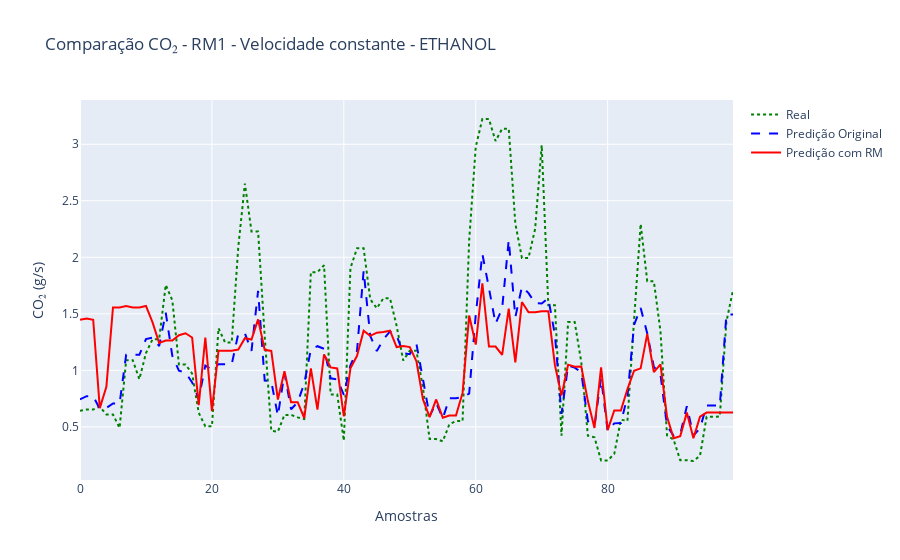
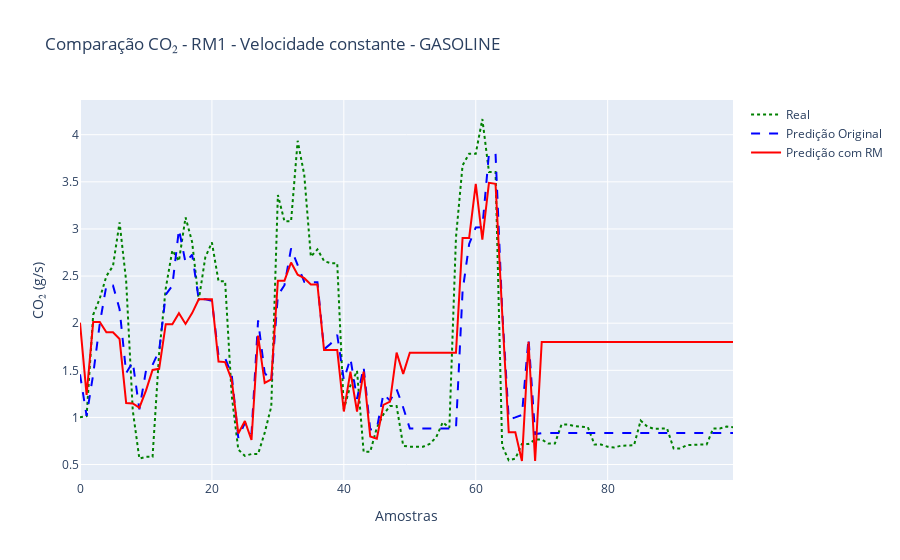
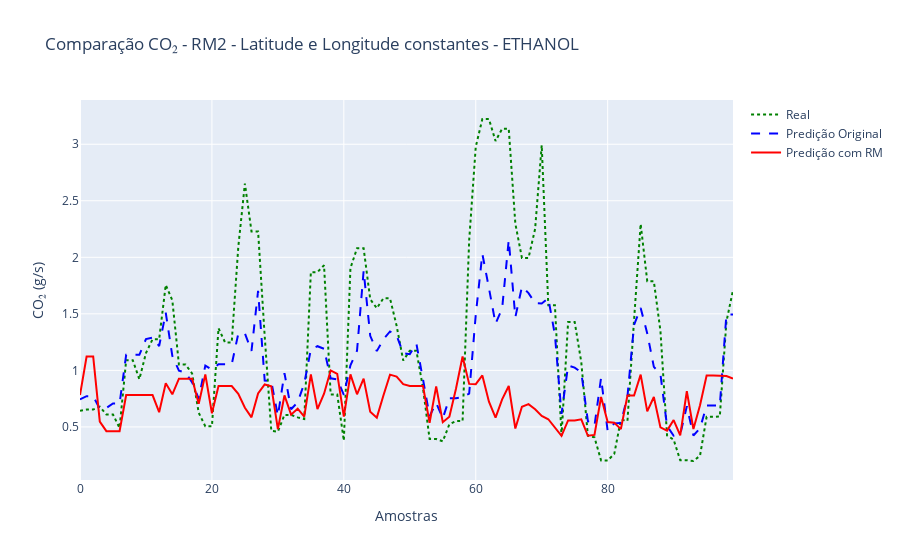
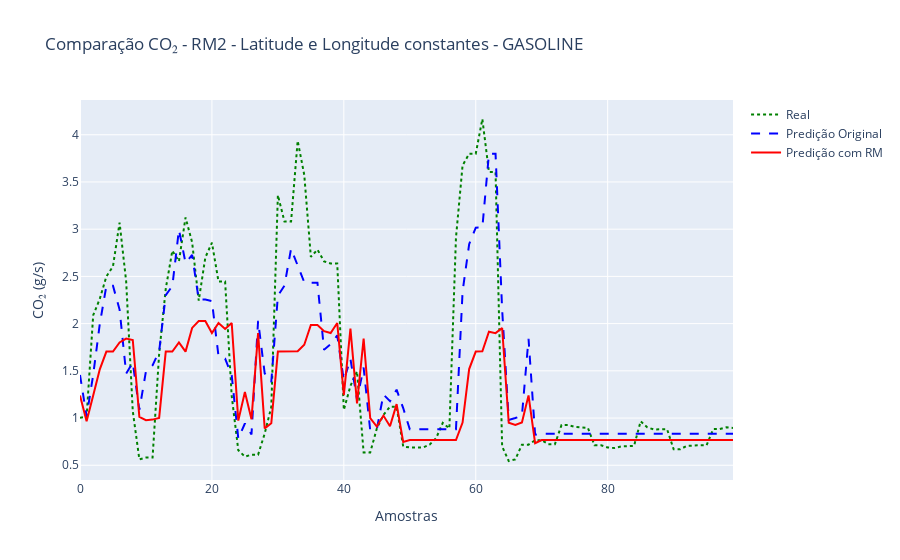

The notebook cell saved with these charts, in order:
### Code cell
# 📦 Imports
import pandas as pd
import numpy as np
import joblib
import plotly.graph_objects as go
from sklearn.metrics import mean_squared_error
from pathlib import Path
from IPython.display import display

# 📁 Carregar dados com caminho absoluto seguro
ethanol_path = Path(r"C:/Users/Paulo Eduardo/Documents/Dissertação/ModelosML/Conect2ai/MDPI2023-pollution/data/[Etanol] Trajeto Casa-Escola-UFRN/trackLog-2023-Feb-13_06-38-49_seg.csv")
gasoline_path = Path(r"C:/Users/Paulo Eduardo/Documents/Dissertação/ModelosML/Conect2ai/MDPI2023-pollution/data/[Gasolina] Trajeto Casa-Escola-UFRN/trackLog-2022-Dec-01_06-43-57_qui.csv")

df_ethanol = pd.read_csv(ethanol_path)
df_gasoline = pd.read_csv(gasoline_path)

# ✨ Preparo dos dados
def preparar_dados(df):
    df.columns = df.columns.str.strip()
    col_map = {
        'Speed (OBD)(km/h)': 'Speed(OBD)(km/h)',
        'Latitude ': 'Latitude',
        'Longitude ': 'Longitude'
    }
    df.rename(columns={k: v for k, v in col_map.items() if k in df.columns}, inplace=True)
    if "Speed(OBD)(km/h)" in df.columns:
        speeds = df["Speed(OBD)(km/h)"].fillna(0).values * 1000 / 3600
        df["Acceleration"] = np.diff(speeds, prepend=speeds[0])
    return df

df_ethanol = preparar_dados(df_ethanol)
df_gasoline = preparar_dados(df_gasoline)

# 📦 Carregar modelos
modelos = {
    "ethanol": {
        "afr": joblib.load(Path(r"C:/Users/Paulo Eduardo/Documents/Dissertação/ModelosML/Conect2ai/MDPI2023-pollution/models/LGBMRegressor_ethanol_afr.pkl")),
        "maf": joblib.load(Path(r"C:/Users/Paulo Eduardo/Documents/Dissertação/ModelosML/Conect2ai/MDPI2023-pollution/models/XGBRegressor_ethanol_maf.pkl"))
    },
    "gasoline": {
        "afr": joblib.load(Path(r"C:/Users/Paulo Eduardo/Documents/Dissertação/ModelosML/Conect2ai/MDPI2023-pollution/models/LGBMRegressor_gasoline_afr.pkl")),
        "maf": joblib.load(Path(r"C:/Users/Paulo Eduardo/Documents/Dissertação/ModelosML/Conect2ai/MDPI2023-pollution/models/XGBRegressor_gasoline_maf.pkl"))
    }
}

# 🔧 Função compute_co2
def compute_co2(afr, maf, fuel_type="ethanol"):
    carbon_fraction = {
        "ethanol": 0.5217,
        "gasoline": 0.8571
    }
    c_fraction = carbon_fraction[fuel_type]
    fuel_rate = maf / afr
    return fuel_rate * c_fraction * (44.0 / 12.0)

# 🔧 Função auxiliar para encontrar colunas reais de AFR e MAF
def encontrar_coluna(df, alternativas):
    df.columns = df.columns.str.strip()
    for alt in alternativas:
        if alt in df.columns:
            return df[alt]
    return None

# 🔍 Função principal para executar os testes com visualização Plotly e cálculo de métricas
def executar_teste_plotly(df_original, df_modificado, modelo_afr, modelo_maf, fuel, nome_mr):
    features = ["Latitude", "Longitude", "Speed(OBD)(km/h)", "Acceleration"]

    afr_real = encontrar_coluna(df_original, ["Air Fuel Ratio(Commanded)(:1)", "AFR", "AirFuelRatio(Commanded)(:1)"])
    maf_real = encontrar_coluna(df_original, ["Mass Air Flow Rate(g/s)", "MAF", "MassAirFlowRate(g/s)"])

    co2_real = compute_co2(afr_real.values, maf_real.values, fuel) if afr_real is not None and maf_real is not None else None

    afr_orig = modelo_afr.predict(df_original[features])
    maf_orig = modelo_maf.predict(df_original[features])
    co2_orig = compute_co2(afr_orig, maf_orig, fuel)

    afr_mod = modelo_afr.predict(df_modificado[features])
    maf_mod = modelo_maf.predict(df_modificado[features])
    co2_mod = compute_co2(afr_mod, maf_mod, fuel)

    # 📏 Cálculo de métricas
    diff = np.abs(co2_orig - co2_mod)
    media = diff.mean()
    maxima = diff.max()
    rmse = mean_squared_error(co2_orig, co2_mod, squared=False)
    std = diff.std()

    print(f"\n🔁 {nome_mr} ({fuel.upper()})")
    print(f"Diferença Média: {media:.4f} | Diferença Máxima: {maxima:.4f} | Erro Quadrático Médio (RMSE): {rmse:.4f} | Desvio Padrão (Std): {std:.4f}")

    # 🧾 Tabela comparativa original vs modificado com separação visual e CO₂s
    tabela = pd.concat([
        df_original[features].iloc[:10].add_suffix("_Orig"),
        pd.DataFrame({" ": ["→"] * 10}),
        df_modificado[features].iloc[:10].add_suffix("_Mod"),
        pd.DataFrame({" ": [" "] * 10}),
        pd.DataFrame({
            "CO₂_Real": co2_real[:10] if co2_real is not None else np.nan,
            "CO₂_Orig": co2_orig[:10],
            "CO₂_Mod": co2_mod[:10]
        })
    ], axis=1)
    display(tabela.style.set_caption(f"Comparação dos dados originais e modificados - {nome_mr} ({fuel.upper()})"))

    # 📊 Gráfico Plotly
    fig = go.Figure()
    if co2_real is not None:
        fig.add_trace(go.Scatter(y=co2_real[:100], mode='lines', name='Real', line=dict(dash='dot', color='green')))
    fig.add_trace(go.Scatter(y=co2_orig[:100], mode='lines', name='Predição Original', line=dict(dash='dash', color='blue')))
    fig.add_trace(go.Scatter(y=co2_mod[:100], mode='lines', name='Predição com RM', line=dict(color='red')))

    fig.update_layout(
        title=f"Comparação CO₂ - {nome_mr} - {fuel.upper()}",
        xaxis_title="Amostras",
        yaxis_title="CO₂ (g/s)"
    )
    fig.show()
 

# 🔁 Testes Metamórficos
relacoes_metamorficas = {
    "RM1 - Velocidade constante": lambda df: df.assign(**{"Speed(OBD)(km/h)": df["Speed(OBD)(km/h)"].mean()}),
    "RM2 - Latitude e Longitude constantes": lambda df: df.assign(
        Latitude=df["Latitude"].mean(), Longitude=df["Longitude"].mean()),
    "RM3 - Aceleração constante": lambda df: df.assign(Acceleration=df["Acceleration"].mean())
}

# 🧲 Executar para ambos os combustíveis e RMs
for nome_mr, transformacao in relacoes_metamorficas.items():
    for combustivel, df_original in [("ethanol", df_ethanol), ("gasoline", df_gasoline)]:
        df_modificado = transformacao(df_original.copy())
        executar_teste_plotly(
            df_original=df_original,
            df_modificado=df_modificado,
            modelo_afr=modelos[combustivel]["afr"],
            modelo_maf=modelos[combustivel]["maf"],
            fuel=combustivel,
            nome_mr=nome_mr
        )

### Figure 1 — Plotly figure (JSON) as saved in the notebook; plotly's stock layout.template omitted (floating-point values rounded to 4 significant figures)
{"data": [{"line": {"color": "green", "dash": "dot"}, "mode": "lines", "name": "Real", "type": "scatter", "y": [0.6428, 0.6532, 0.6532, 0.6793, 0.6103, 0.6103, 0.4906, 1.09, 1.09, 0.9213, 1.153, 1.275, 1.275, 1.755, 1.619, 1.051, 1.051, 0.9721, 0.6246, 0.5049, 0.5049, 1.373, 1.247, 1.247, 2.092, 2.652, 2.229, 2.229, 1.304, 0.4659, 0.4581, 0.6064, 0.6064, 0.5843, 0.57, 1.869, 1.869, 1.93, 0.7873, 0.7873, 0.3787, 1.904, 2.081, 2.081, 1.629, 1.55, 1.637, 1.637, 1.395, 1.088, 1.174, 1.174, 0.8445, 0.393, 0.393, 0.3722, 0.5231, 0.5517, 0.5517, 2.15, 2.977, 3.223, 3.223, 3.028, 3.137, 3.137, 2.298, 1.995, 1.995, 2.251, 2.992, 1.576, 1.576, 0.4216, 1.428, 1.428, 1.072, 0.4216, 0.4073, 0.2037, 0.2024, 0.2616, 0.5633, 0.5538, 1.446, 2.295, 1.788, 1.788, 1.348, 0.4255, 0.3865, 0.2056, 0.2056, 0.1984, 0.2453, 0.5889, 0.5889, 0.5924, 1.429, 1.71]}, {"line": {"color": "blue", "dash": "dash"}, "mode": "lines", "name": "Predição Original", "type": "scatter", "y": [0.7426, 0.7715, 0.7715, 0.659, 0.6677, 0.7069, 0.7069, 1.138, 1.138, 1.138, 1.276, 1.29, 1.215, 1.51, 1.127, 0.9974, 0.9801, 0.8937, 0.7493, 1.043, 1.006, 1.054, 1.054, 1.054, 1.324, 1.327, 1.172, 1.703, 0.9099, 0.9023, 0.5978, 0.9761, 0.656, 0.7176, 0.8841, 1.186, 1.214, 1.191, 0.9301, 0.9201, 0.7829, 1.046, 1.174, 1.881, 1.306, 1.17, 1.275, 1.344, 1.308, 1.152, 1.143, 1.236, 0.9208, 0.5952, 0.7123, 0.5756, 0.753, 0.7537, 0.7635, 0.7939, 1.491, 2.03, 1.728, 1.412, 1.546, 2.154, 1.47, 1.74, 1.683, 1.595, 1.592, 1.637, 1.314, 0.6155, 1.043, 1.024, 0.9818, 0.5513, 0.5103, 0.9344, 0.4627, 0.5312, 0.5346, 0.7706, 1.402, 1.552, 1.327, 1.031, 0.9655, 0.5083, 0.4218, 0.4324, 0.6828, 0.4238, 0.4877, 0.6899, 0.6899, 0.6899, 1.494, 1.494]}, {"line": {"color": "red"}, "mode": "lines", "name": "Predição com RM", "type": "scatter", "y": [1.447, 1.46, 1.447, 0.6663, 0.8538, 1.556, 1.556, 1.569, 1.556, 1.556, 1.569, 1.424, 1.242, 1.264, 1.264, 1.311, 1.329, 1.291, 0.6934, 1.291, 0.6402, 1.174, 1.174, 1.174, 1.184, 1.284, 1.273, 1.451, 1.182, 1.172, 0.7417, 0.9929, 0.7184, 0.7184, 0.5787, 1.017, 0.6531, 1.142, 1.026, 1.017, 0.593, 1.017, 1.129, 1.351, 1.306, 1.334, 1.339, 1.351, 1.206, 1.216, 1.206, 1.081, 0.7427, 0.587, 0.7427, 0.5813, 0.6003, 0.6003, 0.8005, 1.485, 1.229, 1.771, 1.21, 1.21, 1.137, 1.547, 1.071, 1.605, 1.513, 1.514, 1.523, 1.523, 1.046, 0.7766, 1.05, 1.032, 1.035, 0.7283, 0.4906, 1.026, 0.4717, 0.6448, 0.6448, 0.8347, 0.9969, 1.018, 1.323, 0.9854, 1.053, 0.5896, 0.4001, 0.417, 0.6264, 0.4001, 0.5896, 0.6264, 0.6264, 0.6264, 0.6329, 0.6277]}], "layout": {"title": {"text": "Comparação CO₂ - RM1 - Velocidade constante - ETHANOL"}, "xaxis": {"title": {"text": "Amostras"}}, "yaxis": {"title": {"text": "CO₂ (g/s)"}}}}

### Figure 2 — Plotly figure (JSON) as saved in the notebook; plotly's stock layout.template omitted (floating-point values rounded to 4 significant figures)
{"data": [{"line": {"color": "green", "dash": "dot"}, "mode": "lines", "name": "Real", "type": "scatter", "y": [1.003, 1.013, 2.089, 2.262, 2.499, 2.606, 3.07, 2.446, 1.073, 0.5623, 0.5815, 0.5815, 1.68, 2.369, 2.773, 2.66, 3.123, 2.86, 2.243, 2.7, 2.856, 2.446, 2.446, 1.234, 0.6585, 0.5922, 0.6114, 0.6114, 0.8359, 1.116, 3.361, 3.081, 3.081, 3.936, 3.575, 2.707, 2.784, 2.66, 2.636, 2.636, 1.086, 1.34, 1.494, 0.635, 0.635, 0.8894, 1.033, 1.12, 1.12, 0.6991, 0.6884, 0.6884, 0.6884, 0.7183, 0.7889, 0.9492, 0.8894, 2.91, 3.675, 3.799, 3.799, 4.167, 3.604, 3.604, 0.6991, 0.5452, 0.5623, 0.7183, 0.7183, 0.7654, 0.7654, 0.7226, 0.7226, 0.9257, 0.9257, 0.9065, 0.9022, 0.8958, 0.7119, 0.7119, 0.6884, 0.682, 0.6991, 0.7055, 0.7055, 0.9663, 0.9022, 0.8787, 0.8829, 0.8829, 0.6692, 0.6692, 0.7055, 0.7119, 0.7119, 0.7119, 0.8829, 0.8829, 0.9022, 0.8958]}, {"line": {"color": "blue", "dash": "dash"}, "mode": "lines", "name": "Predição Original", "type": "scatter", "y": [1.457, 1.017, 1.457, 1.996, 2.4, 2.4, 2.149, 1.471, 1.588, 1.086, 1.496, 1.558, 1.707, 2.302, 2.398, 2.995, 2.644, 2.727, 2.254, 2.254, 2.239, 1.654, 1.63, 1.453, 0.7835, 0.9423, 0.8257, 2.03, 1.473, 1.382, 2.295, 2.403, 2.793, 2.619, 2.438, 2.434, 2.434, 1.723, 1.782, 1.875, 1.398, 1.627, 1.196, 1.535, 0.8703, 0.8817, 1.249, 1.178, 1.3, 1.106, 0.881, 0.881, 0.881, 0.881, 0.881, 0.881, 0.881, 0.881, 2.338, 2.841, 3.016, 3.017, 3.799, 3.798, 2.15, 0.9791, 0.9999, 1.025, 1.84, 0.8237, 0.8336, 0.8336, 0.8336, 0.8336, 0.8336, 0.8336, 0.8336, 0.8336, 0.8336, 0.8336, 0.8336, 0.8336, 0.8336, 0.8336, 0.8336, 0.8336, 0.8336, 0.8336, 0.8336, 0.8336, 0.8336, 0.8336, 0.8336, 0.8336, 0.8336, 0.8336, 0.8336, 0.8336, 0.8336, 0.8336]}, {"line": {"color": "red"}, "mode": "lines", "name": "Predição com RM", "type": "scatter", "y": [2.006, 1.24, 2.012, 2.012, 1.903, 1.903, 1.831, 1.152, 1.148, 1.103, 1.284, 1.504, 1.516, 1.989, 1.989, 2.107, 1.992, 2.107, 2.254, 2.254, 2.254, 1.592, 1.587, 1.397, 0.8299, 0.9612, 0.7606, 1.869, 1.366, 1.404, 2.451, 2.451, 2.644, 2.514, 2.478, 2.41, 2.41, 1.715, 1.715, 1.715, 1.063, 1.486, 1.063, 1.486, 0.7967, 0.7752, 1.133, 1.168, 1.687, 1.462, 1.687, 1.687, 1.687, 1.687, 1.687, 1.687, 1.687, 1.687, 2.905, 2.905, 3.478, 2.887, 3.489, 3.478, 2.116, 0.8416, 0.8416, 0.5374, 1.801, 0.5374, 1.801, 1.801, 1.801, 1.801, 1.801, 1.801, 1.801, 1.801, 1.801, 1.801, 1.801, 1.801, 1.801, 1.801, 1.801, 1.801, 1.801, 1.801, 1.801, 1.801, 1.801, 1.801, 1.801, 1.801, 1.801, 1.801, 1.801, 1.801, 1.801, 1.801]}], "layout": {"title": {"text": "Comparação CO₂ - RM1 - Velocidade constante - GASOLINE"}, "xaxis": {"title": {"text": "Amostras"}}, "yaxis": {"title": {"text": "CO₂ (g/s)"}}}}

### Figure 3 — Plotly figure (JSON) as saved in the notebook; plotly's stock layout.template omitted (floating-point values rounded to 4 significant figures)
{"data": [{"line": {"color": "green", "dash": "dot"}, "mode": "lines", "name": "Real", "type": "scatter", "y": [0.6428, 0.6532, 0.6532, 0.6793, 0.6103, 0.6103, 0.4906, 1.09, 1.09, 0.9213, 1.153, 1.275, 1.275, 1.755, 1.619, 1.051, 1.051, 0.9721, 0.6246, 0.5049, 0.5049, 1.373, 1.247, 1.247, 2.092, 2.652, 2.229, 2.229, 1.304, 0.4659, 0.4581, 0.6064, 0.6064, 0.5843, 0.57, 1.869, 1.869, 1.93, 0.7873, 0.7873, 0.3787, 1.904, 2.081, 2.081, 1.629, 1.55, 1.637, 1.637, 1.395, 1.088, 1.174, 1.174, 0.8445, 0.393, 0.393, 0.3722, 0.5231, 0.5517, 0.5517, 2.15, 2.977, 3.223, 3.223, 3.028, 3.137, 3.137, 2.298, 1.995, 1.995, 2.251, 2.992, 1.576, 1.576, 0.4216, 1.428, 1.428, 1.072, 0.4216, 0.4073, 0.2037, 0.2024, 0.2616, 0.5633, 0.5538, 1.446, 2.295, 1.788, 1.788, 1.348, 0.4255, 0.3865, 0.2056, 0.2056, 0.1984, 0.2453, 0.5889, 0.5889, 0.5924, 1.429, 1.71]}, {"line": {"color": "blue", "dash": "dash"}, "mode": "lines", "name": "Predição Original", "type": "scatter", "y": [0.7426, 0.7715, 0.7715, 0.659, 0.6677, 0.7069, 0.7069, 1.138, 1.138, 1.138, 1.276, 1.29, 1.215, 1.51, 1.127, 0.9974, 0.9801, 0.8937, 0.7493, 1.043, 1.006, 1.054, 1.054, 1.054, 1.324, 1.327, 1.172, 1.703, 0.9099, 0.9023, 0.5978, 0.9761, 0.656, 0.7176, 0.8841, 1.186, 1.214, 1.191, 0.9301, 0.9201, 0.7829, 1.046, 1.174, 1.881, 1.306, 1.17, 1.275, 1.344, 1.308, 1.152, 1.143, 1.236, 0.9208, 0.5952, 0.7123, 0.5756, 0.753, 0.7537, 0.7635, 0.7939, 1.491, 2.03, 1.728, 1.412, 1.546, 2.154, 1.47, 1.74, 1.683, 1.595, 1.592, 1.637, 1.314, 0.6155, 1.043, 1.024, 0.9818, 0.5513, 0.5103, 0.9344, 0.4627, 0.5312, 0.5346, 0.7706, 1.402, 1.552, 1.327, 1.031, 0.9655, 0.5083, 0.4218, 0.4324, 0.6828, 0.4238, 0.4877, 0.6899, 0.6899, 0.6899, 1.494, 1.494]}, {"line": {"color": "red"}, "mode": "lines", "name": "Predição com RM", "type": "scatter", "y": [0.7811, 1.123, 1.123, 0.5467, 0.4624, 0.4618, 0.4618, 0.7811, 0.7811, 0.7811, 0.7814, 0.7814, 0.6303, 0.8858, 0.7884, 0.9266, 0.9266, 0.9266, 0.7047, 0.9648, 0.6211, 0.8609, 0.8609, 0.8609, 0.7928, 0.6697, 0.5848, 0.7954, 0.875, 0.8591, 0.4802, 0.7783, 0.6087, 0.6611, 0.5904, 0.9643, 0.6569, 0.7935, 1.0, 0.9688, 0.5904, 0.9643, 0.7884, 0.9266, 0.6348, 0.5822, 0.7783, 0.9623, 0.9448, 0.8779, 0.8618, 0.8618, 0.8618, 0.5366, 0.8591, 0.542, 0.5904, 0.8371, 1.123, 0.8805, 0.8782, 0.9549, 0.7236, 0.5822, 0.7433, 0.8618, 0.486, 0.6781, 0.701, 0.6555, 0.5965, 0.5677, 0.495, 0.4215, 0.5577, 0.5577, 0.5675, 0.4215, 0.4291, 0.7644, 0.543, 0.5366, 0.4802, 0.7783, 0.7783, 0.9623, 0.6374, 0.7644, 0.4961, 0.4672, 0.5603, 0.4253, 0.8154, 0.4809, 0.6917, 0.9549, 0.9549, 0.9549, 0.9503, 0.9266]}], "layout": {"title": {"text": "Comparação CO₂ - RM2 - Latitude e Longitude constantes - ETHANOL"}, "xaxis": {"title": {"text": "Amostras"}}, "yaxis": {"title": {"text": "CO₂ (g/s)"}}}}

### Figure 4 — Plotly figure (JSON) as saved in the notebook; plotly's stock layout.template omitted (floating-point values rounded to 4 significant figures)
{"data": [{"line": {"color": "green", "dash": "dot"}, "mode": "lines", "name": "Real", "type": "scatter", "y": [1.003, 1.013, 2.089, 2.262, 2.499, 2.606, 3.07, 2.446, 1.073, 0.5623, 0.5815, 0.5815, 1.68, 2.369, 2.773, 2.66, 3.123, 2.86, 2.243, 2.7, 2.856, 2.446, 2.446, 1.234, 0.6585, 0.5922, 0.6114, 0.6114, 0.8359, 1.116, 3.361, 3.081, 3.081, 3.936, 3.575, 2.707, 2.784, 2.66, 2.636, 2.636, 1.086, 1.34, 1.494, 0.635, 0.635, 0.8894, 1.033, 1.12, 1.12, 0.6991, 0.6884, 0.6884, 0.6884, 0.7183, 0.7889, 0.9492, 0.8894, 2.91, 3.675, 3.799, 3.799, 4.167, 3.604, 3.604, 0.6991, 0.5452, 0.5623, 0.7183, 0.7183, 0.7654, 0.7654, 0.7226, 0.7226, 0.9257, 0.9257, 0.9065, 0.9022, 0.8958, 0.7119, 0.7119, 0.6884, 0.682, 0.6991, 0.7055, 0.7055, 0.9663, 0.9022, 0.8787, 0.8829, 0.8829, 0.6692, 0.6692, 0.7055, 0.7119, 0.7119, 0.7119, 0.8829, 0.8829, 0.9022, 0.8958]}, {"line": {"color": "blue", "dash": "dash"}, "mode": "lines", "name": "Predição Original", "type": "scatter", "y": [1.457, 1.017, 1.457, 1.996, 2.4, 2.4, 2.149, 1.471, 1.588, 1.086, 1.496, 1.558, 1.707, 2.302, 2.398, 2.995, 2.644, 2.727, 2.254, 2.254, 2.239, 1.654, 1.63, 1.453, 0.7835, 0.9423, 0.8257, 2.03, 1.473, 1.382, 2.295, 2.403, 2.793, 2.619, 2.438, 2.434, 2.434, 1.723, 1.782, 1.875, 1.398, 1.627, 1.196, 1.535, 0.8703, 0.8817, 1.249, 1.178, 1.3, 1.106, 0.881, 0.881, 0.881, 0.881, 0.881, 0.881, 0.881, 0.881, 2.338, 2.841, 3.016, 3.017, 3.799, 3.798, 2.15, 0.9791, 0.9999, 1.025, 1.84, 0.8237, 0.8336, 0.8336, 0.8336, 0.8336, 0.8336, 0.8336, 0.8336, 0.8336, 0.8336, 0.8336, 0.8336, 0.8336, 0.8336, 0.8336, 0.8336, 0.8336, 0.8336, 0.8336, 0.8336, 0.8336, 0.8336, 0.8336, 0.8336, 0.8336, 0.8336, 0.8336, 0.8336, 0.8336, 0.8336, 0.8336]}, {"line": {"color": "red"}, "mode": "lines", "name": "Predição com RM", "type": "scatter", "y": [1.24, 0.9671, 1.24, 1.516, 1.704, 1.704, 1.8, 1.841, 1.826, 1.012, 0.9776, 0.9835, 1.001, 1.704, 1.704, 1.8, 1.703, 1.955, 2.027, 2.027, 1.9, 2.007, 1.944, 2.007, 0.9728, 1.276, 0.9884, 1.899, 0.8909, 0.9443, 1.704, 1.704, 1.704, 1.708, 1.776, 1.986, 1.986, 1.92, 1.9, 2.007, 1.243, 1.946, 1.154, 1.841, 0.9995, 0.9102, 1.026, 0.9133, 1.148, 0.7475, 0.7663, 0.7663, 0.7663, 0.7663, 0.7663, 0.7663, 0.7663, 0.7663, 0.9517, 1.518, 1.704, 1.708, 1.915, 1.899, 1.953, 0.9496, 0.9269, 0.9535, 1.24, 0.7338, 0.7663, 0.7663, 0.7663, 0.7663, 0.7663, 0.7663, 0.7663, 0.7663, 0.7663, 0.7663, 0.7663, 0.7663, 0.7663, 0.7663, 0.7663, 0.7663, 0.7663, 0.7663, 0.7663, 0.7663, 0.7663, 0.7663, 0.7663, 0.7663, 0.7663, 0.7663, 0.7663, 0.7663, 0.7663, 0.7663]}], "layout": {"title": {"text": "Comparação CO₂ - RM2 - Latitude e Longitude constantes - GASOLINE"}, "xaxis": {"title": {"text": "Amostras"}}, "yaxis": {"title": {"text": "CO₂ (g/s)"}}}}
